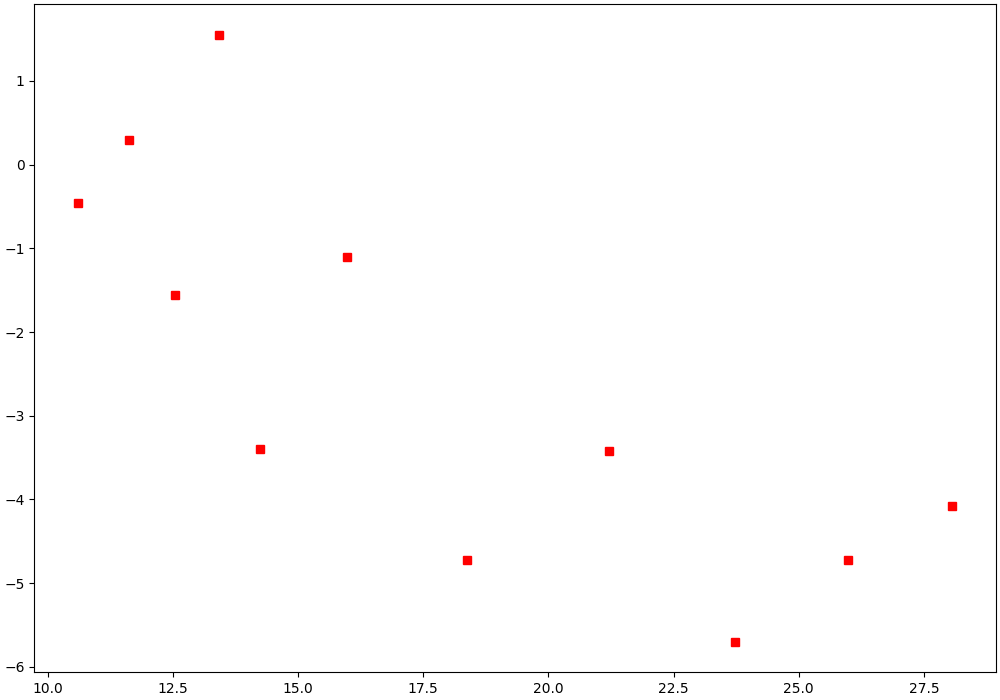

This chart was generated by the following Python code:
from cmath import tan
import matplotlib.pyplot as plt
import numpy as np
from scipy.optimize import curve_fit 
import math

def mapping(x, a): 
    return a * x

v0 = 2251.6

e = list()
v = list()

e1 = list()
v1 = list()

fi = list()
pi = list()

#with  open('data_3', 'r')  as  data:
#    for line in data:
#        list_line = list((map(float, line.split())))
#        v.append(list_line[0])
#        e.append(list_line[1])

with  open('data_4', 'r')  as  data:
    for line in data:
        list_line = list((map(float, line.split())))
        v.append(list_line[0])
        e.append(list_line[1])
        v1.append(list_line[0])
        e1.append(list_line[1])
        fi.append(list_line[2])
        pi.append(list_line[3])

x1 = list()
y1 = list()

for i in range(11):
    x1.append(math.sqrt(v1[i]))
    y1.append(math.tan(3.14 * fi[i] / pi[i] - 3.14 / 2))

fig, ax = plt.subplots(figsize=(10,7), constrained_layout=True)

plt.plot(x1, y1, 'rs')

plt.savefig("6.png")